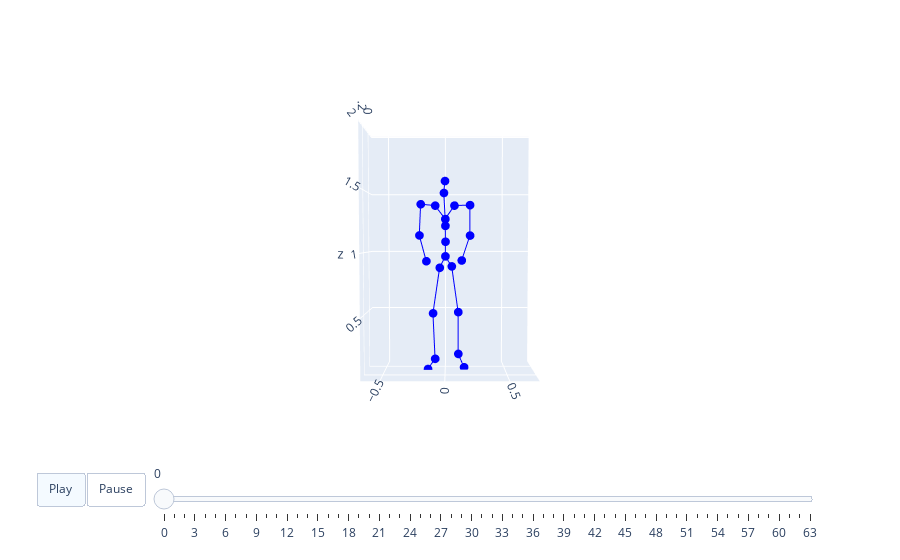
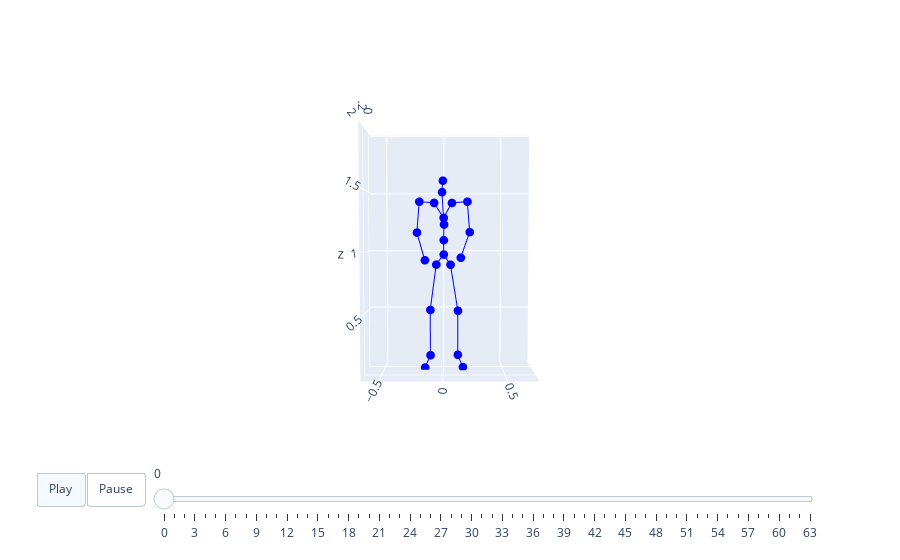

Here is the notebook cell these charts were saved with, in order:
### Code cell
std = np.load('./exit/t2m-std.npy')
mean = np.load('./exit/t2m-mean.npy')
args.sep_uplow = True
for nb_iter in tqdm(range(1, 2)):
    #[256,64,263]
    gt_motion = next(train_loader_iter)
    gt_motion = gt_motion.cuda().float() # bs, nb_joints, joints_dim, seq_len
    
    if args.sep_uplow:
        pred_motion, loss_commit, perplexity = netv2(gt_motion, idx_noise=0)
    elif args.sep_multi:
        pred_motion, loss_commit, perplexity = netv2(gt_motion, idx_noise=0)
    else:
        pred_motion, loss_commit, perplexity = netv2(gt_motion)
    #对于每个batch的motion进行可视化
    file_name = '_'+f'motion{nb_iter}'
    print(torch.equal(gt_motion, pred_motion))
    print('gt_motion:{}, pred_motion:{}'.format(gt_motion.shape, pred_motion.shape))
    print('gt_motion:')
    gt_motion = gt_motion[0, :64].detach().cpu().numpy() * val_loader.dataset.std + val_loader.dataset.mean
    gt_motion = recover_from_ric(torch.from_numpy(gt_motion).float(), 22).numpy()
    animate3d(gt_motion, BONE_LINK=t2m_bone, first_total_standard=63)
    print('pred_motion:')
    pred_motion = pred_motion[0, :64].detach().cpu().numpy() * val_loader.dataset.std + val_loader.dataset.mean
    pred_motion = recover_from_ric(torch.from_numpy(pred_motion).float(), 22).numpy()
    animate3d(pred_motion, BONE_LINK=t2m_bone, first_total_standard=63)

### Figure 1 — Plotly figure (JSON) as saved in the notebook; plotly's stock layout.template omitted (floating-point values rounded to 4 significant figures)
{"data": [{"marker": {"color": "blue", "size": 3}, "mode": "lines+markers", "name": "Nodes0", "type": "scatter3d", "x": [0, -0.009163, null, -0.009163, 0.02379, null, 0.02379, -0.05827, null, -0.05827, 0.07398, null, 0, -0.01199, null, -0.01199, 0.1235, null, 0.1235, -0.04203, null, -0.04203, 0.0691, null, 0, -0.04431, null, -0.04431, 0.003402, null, 0.003402, 0.01263, null, 0.01263, 0.01643, null, 0.01643, 0.05949, null, 0.01263, 0.0002147, null, 0.0002147, 0.01939, null, 0.01939, -0.0007551, null, -0.0007551, 0.1542, null, 0.01263, 0.007947, null, 0.007947, 0.01324, null, 0.01324, -0.0006994, null, -0.0006994, 0.1545, null], "y": [0, -0.0484, null, -0.0484, -0.1046, null, -0.1046, -0.09041, null, -0.09041, -0.1452, null, 0, 0.05438, null, 0.05438, 0.107, null, 0.107, 0.1113, null, 0.1113, 0.1574, null, 0, 0.0002406, null, 0.0002406, 0.0001814, null, 0.0001814, -0.0005425, null, -0.0005425, -0.0121, null, -0.0121, -0.002466, null, -0.0005425, -0.08628, null, -0.08628, -0.2073, null, -0.2073, -0.2209, null, -0.2209, -0.1521, null, -0.0005425, 0.07667, null, 0.07667, 0.2081, null, 0.2081, 0.2096, null, 0.2096, 0.134, null], "z": [0.9628, 0.8646, null, 0.8646, 0.4799, null, 0.4799, 0.06249, null, 0.06249, 0.01966, null, 0.9628, 0.8761, null, 0.8761, 0.5103, null, 0.5103, 0.1108, null, 0.1108, 0.03289, null, 0.9628, 1.087, null, 1.087, 1.222, null, 1.222, 1.278, null, 1.278, 1.497, null, 1.497, 1.59, null, 1.278, 1.393, null, 1.393, 1.403, null, 1.403, 1.141, null, 1.141, 0.9306, null, 1.278, 1.392, null, 1.392, 1.396, null, 1.396, 1.139, null, 1.139, 0.9368, null]}, {"marker": {"color": "red", "size": 3}, "mode": "lines+markers", "name": "Nodes1", "type": "scatter3d", "x": [], "y": [], "z": []}], "layout": {"scene": {"aspectmode": "manual", "aspectratio": {"x": 0.4603, "y": 1.38, "z": 1.989}, "camera": {"eye": {"x": 3, "y": 0, "z": 0.1}}, "xaxis": {"range": [-0.131, 0.3293], "visible": true}, "yaxis": {"range": [-0.6498, 0.7302], "visible": true}, "zaxis": {"range": [0.01636, 2.005], "visible": true}}, "sliders": [{"len": 0.9, "pad": {"b": 10, "t": 60}, "steps": [{"args": [["frame0"], {"frame": {"duration": 0}, "fromcurrent": true, "mode": "immediate", "transition": {"duration": 0, "easing": "linear"}}], "label": "0", "method": "animate"}, {"args": [["frame1"], {"frame": {"duration": 0}, "fromcurrent": true, "mode": "immediate", "transition": {"duration": 0, "easing": "linear"}}], "label": "1", "method": "animate"}, {"args": [["frame2"], {"frame": {"duration": 0}, "fromcurrent": true, "mode": "immediate", "transition": {"duration": 0, "easing": "linear"}}], "label": "2", "method": "animate"}, {"args": [["frame3"], {"frame": {"duration": 0}, "fromcurrent": true, "mode": "immediate", "transition": {"duration": 0, "easing": "linear"}}], "label": "3", "method": "animate"}, {"args": [["frame4"], {"frame": {"duration": 0}, "fromcurrent": true, "mode": "immediate", "transition": {"duration": 0, "easing": "linear"}}], "label": "4", "method": "animate"}, {"args": [["frame5"], {"frame": {"duration": 0}, "fromcurrent": true, "mode": "immediate", "transition": {"duration": 0, "easing": "linear"}}], "label": "5", "method": "animate"}, {"args": [["frame6"], {"frame": {"duration": 0}, "fromcurrent": true, "mode": "immediate", "transition": {"duration": 0, "easing": "linear"}}], "label": "6", "method": "animate"}, {"args": [["frame7"], {"frame": {"duration": 0}, "fromcurrent": true, "mode": "immediate", "transition": {"duration": 0, "easing": "linear"}}], "label": "7", "method": "animate"}, {"args": [["frame8"], {"frame": {"duration": 0}, "fromcurrent": true, "mode": "immediate", "transition": {"duration": 0, "easing": "linear"}}], "label": "8", "method": "animate"}, {"args": [["frame9"], {"frame": {"duration": 0}, "fromcurrent": true, "mode": "immediate", "transition": {"duration": 0, "easing": "linear"}}], "label": "9", "method": "animate"}, {"args": [["frame10"], {"frame": {"duration": 0}, "fromcurrent": true, "mode": "immediate", "transition": {"duration": 0, "easing": "linear"}}], "label": "10", "method": "animate"}, {"args": [["frame11"], {"frame": {"duration": 0}, "fromcurrent": true, "mode": "immediate", "transition": {"duration": 0, "easing": "linear"}}], "label": "11", "method": "animate"}, {"args": [["frame12"], {"frame": {"duration": 0}, "fromcurrent": true, "mode": "immediate", "transition": {"duration": 0, "easing": "linear"}}], "label": "12", "method": "animate"}, {"args": [["frame13"], {"frame": {"duration": 0}, "fromcurrent": true, "mode": "immediate", "transition": {"duration": 0, "easing": "linear"}}], "label": "13", "method": "animate"}, {"args": [["frame14"], {"frame": {"duration": 0}, "fromcurrent": true, "mode": "immediate", "transition": {"duration": 0, "easing": "linear"}}], "label": "14", "method": "animate"}, {"args": [["frame15"], {"frame": {"duration": 0}, "fromcurrent": true, "mode": "immediate", "transition": {"duration": 0, "easing": "linear"}}], "label": "15", "method": "animate"}, {"args": [["frame16"], {"frame": {"duration": 0}, "fromcurrent": true, "mode": "immediate", "transition": {"duration": 0, "easing": "linear"}}], "label": "16", "method": "animate"}, {"args": [["frame17"], {"frame": {"duration": 0}, "fromcurrent": true, "mode": "immediate", "transition": {"duration": 0, "easing": "linear"}}], "label": "17", "method": "animate"}, {"args": [["frame18"], {"frame": {"duration": 0}, "fromcurrent": true, "mode": "immediate", "transition": {"duration": 0, "easing": "linear"}}], "label": "18", "method": "animate"}, {"args": [["frame19"], {"frame": {"duration": 0}, "fromcurrent": true, "mode": "immediate", "transition": {"duration": 0, "easing": "linear"}}], "label": "19", "method": "animate"}, {"args": [["frame20"], {"frame": {"duration": 0}, "fromcurrent": true, "mode": "immediate", "transition": {"duration": 0, "easing": "linear"}}], "label": "20", "method": "animate"}, {"args": [["frame21"], {"frame": {"duration": 0}, "fromcurrent": true, "mode": "immediate", "transition": {"duration": 0, "easing": "linear"}}], "label": "21", "method": "animate"}, {"args": [["frame22"], {"frame": {"duration": 0}, "fromcurrent": true, "mode": "immediate", "transition": {"duration": 0, "easing": "linear"}}], "label": "22", "method": "animate"}, {"args": [["frame23"], {"frame": {"duration": 0}, "fromcurrent": true, "mode": "immediate", "transition": {"duration": 0, "easing": "linear"}}], "label": "23", "method": "animate"}, {"args": [["frame24"], {"frame": {"duration": 0}, "fromcurrent": true, "mode": "immediate", "transition": {"duration": 0, "easing": "linear"}}], "label": "24", "method": "animate"}, {"args": [["frame25"], {"frame": {"duration": 0}, "fromcurrent": true, "mode": "immediate", "transition": {"duration": 0, "easing": "linear"}}], "label": "25", "method": "animate"}, {"args": [["frame26"], {"frame": {"duration": 0}, "fromcurrent": true, "mode": "immediate", "transition": {"duration": 0, "easing": "linear"}}], "label": "26", "method": "animate"}, {"args": [["frame27"], {"frame": {"duration": 0}, "fromcurrent": true, "mode": "immediate", "transition": {"duration": 0, "easing": "linear"}}], "label": "27", "method": "animate"}, {"args": [["frame28"], {"frame": {"duration": 0}, "fromcurrent": true, "mode": "immediate", "transition": {"duration": 0, "easing": "linear"}}], "label": "28", "method": "animate"}, {"args": [["frame29"], {"frame": {"duration": 0}, "fromcurrent": true, "mode": "immediate", "transition": {"duration": 0, "easing": "linear"}}], "label": "29", "method": "animate"}, {"args": [["frame30"], {"frame": {"duration": 0}, "fromcurrent": true, "mode": "immediate", "transition": {"duration": 0, "easing": "linear"}}], "label": "30", "method": "animate"}, {"args": [["frame31"], {"frame": {"duration": 0}, "fromcurrent": true, "mode": "immediate", "transition": {"duration": 0, "easing": "linear"}}], "label": "31", "method": "animate"}, {"args": [["frame32"], {"frame": {"duration": 0}, "fromcurrent": true, "mode": "immediate", "transition": {"duration": 0, "easing": "linear"}}], "label": "32", "method": "animate"}, {"args": [["frame33"], {"frame": {"duration": 0}, "fromcurrent": true, "mode": "immediate", "transition": {"duration": 0, "easing": "linear"}}], "label": "33", "method": "animate"}, {"args": [["frame34"], {"frame": {"duration": 0}, "fromcurrent": true, "mode": "immediate", "transition": {"duration": 0, "easing": "linear"}}], "label": "34", "method": "animate"}, {"args": [["frame35"], {"frame": {"duration": 0}, "fromcurrent": true, "mode": "immediate", "transition": {"duration": 0, "easing": "linear"}}], "label": "35", "method": "animate"}, {"args": [["frame36"], {"frame": {"duration": 0}, "fromcurrent": true, "mode": "immediate", "transition": {"duration": 0, "easing": "linear"}}], "label": "36", "method": "animate"}, {"args": [["frame37"], {"frame": {"duration": 0}, "fromcurrent": true, "mode": "immediate", "transition": {"duration": 0, "easing": "linear"}}], "label": "37", "method": "animate"}, {"args": [["frame38"], {"frame": {"duration": 0}, "fromcurrent": true, "mode": "immediate", "transition": {"duration": 0, "easing": "linear"}}], "label": "38", "method": "animate"}, {"args": [["frame39"], {"frame": {"duration": 0}, "fromcurrent": true, "mode": "immediate", "transition": {"duration": 0, "easing": "linear"}}], "label": "39", "method": "animate"}, {"args": [["frame40"], {"frame": {"duration": 0}, "fromcurrent": true, "mode": "immediate", "transition": {"duration": 0, "easing": "linear"}}], "label": "40", "method": "animate"}, {"args": [["frame41"], {"frame": {"duration": 0}, "fromcurrent": true, "mode": "immediate", "transition": {"duration": 0, "easing": "linear"}}], "label": "41", "method": "animate"}, {"args": [["frame42"], {"frame": {"duration": 0}, "fromcurrent": true, "mode": "immediate", "transition": {"duration": 0, "easing": "linear"}}], "label": "42", "method": "animate"}, {"args": [["frame43"], {"frame": {"duration": 0}, "fromcurrent": true, "mode": "immediate", "transition": {"duration": 0, "easing": "linear"}}], "label": "43", "method": "animate"}, {"args": [["frame44"], {"frame": {"duration": 0}, "fromcurrent": true, "mode": "immediate", "transition": {"duration": 0, "easing": "linear"}}], "label": "44", "method": "animate"}, {"args": [["frame45"], {"frame": {"duration": 0}, "fromcurrent": true, "mode": "immediate", "transition": {"duration": 0, "easing": "linear"}}], "label": "45", "method": "animate"}, {"args": [["frame46"], {"frame": {"duration": 0}, "fromcurrent": true, "mode": "immediate", "transition": {"duration": 0, "easing": "linear"}}], "label": "46", "method": "animate"}, {"args": [["frame47"], {"frame": {"duration": 0}, "fromcurrent": true, "mode": "immediate", "transition": {"duration": 0, "easing": "linear"}}], "label": "47", "method": "animate"}, {"args": [["frame48"], {"frame": {"duration": 0}, "fromcurrent": true, "mode": "immediate", "transition": {"duration": 0, "easing": "linear"}}], "label": "48", "method": "animate"}, {"args": [["frame49"], {"frame": {"duration": 0}, "fromcurrent": true, "mode": "immediate", "transition": {"duration": 0, "easing": "linear"}}], "label": "49", "method": "animate"}, {"args": [["frame50"], {"frame": {"duration": 0}, "fromcurrent": true, "mode": "immediate", "transition": {"duration": 0, "easing": "linear"}}], "label": "50", "method": "animate"}, {"args": [["frame51"], {"frame": {"duration": 0}, "fromcurrent": true, "mode": "immediate", "transition": {"duration": 0, "easing": "linear"}}], "label": "51", "method": "animate"}, {"args": [["frame52"], {"frame": {"duration": 0}, "fromcurrent": true, "mode": "immediate", "transition": {"duration": 0, "easing": "linear"}}], "label": "52", "method": "animate"}, {"args": [["frame53"], {"frame": {"duration": 0}, "fromcurrent": true, "mode": "immediate", "transition": {"duration": 0, "easing": "linear"}}], "label": "53", "method": "animate"}, {"args": [["frame54"], {"frame": {"duration": 0}, "fromcurrent": true, "mode": "immediate", "transition": {"duration": 0, "easing": "linear"}}], "label": "54", "method": "animate"}, {"args": [["frame55"], {"frame": {"duration": 0}, "fromcurrent": true, "mode": "immediate", "transition": {"duration": 0, "easing": "linear"}}], "label": "55", "method": "animate"}, {"args": [["frame56"], {"frame": {"duration": 0}, "fromcurrent": true, "mode": "immediate", "transition": {"duration": 0, "easing": "linear"}}], "label": "56", "method": "animate"}, {"args": [["frame57"], {"frame": {"duration": 0}, "fromcurrent": true, "mode": "immediate", "transition": {"duration": 0, "easing": "linear"}}], "label": "57", "method": "animate"}, {"args": [["frame58"], {"frame": {"duration": 0}, "fromcurrent": true, "mode": "immediate", "transition": {"duration": 0, "easing": "linear"}}], "label": "58", "method": "animate"}, {"args": [["frame59"], {"frame": {"duration": 0}, "fromcurrent": true, "mode": "immediate", "transition": {"duration": 0, "easing": "linear"}}], "label": "59", "method": "animate"}, {"args": [["frame60"], {"frame": {"duration": 0}, "fromcurrent": true, "mode": "immediate", "transition": {"duration": 0, "easing": "linear"}}], "label": "60", "method": "animate"}, {"args": [["frame61"], {"frame": {"duration": 0}, "fromcurrent": true, "mode": "immediate", "transition": {"duration": 0, "easing": "linear"}}], "label": "61", "method": "animate"}, {"args": [["frame62"], {"frame": {"duration": 0}, "fromcurrent": true, "mode": "immediate", "transition": {"duration": 0, "easing": "linear"}}], "label": "62", "method": "animate"}, {"args": [["frame63"], {"frame": {"duration": 0}, "fromcurrent": true, "mode": "immediate", "transition": {"duration": 0, "easing": "linear"}}], "label": "63", "method": "animate"}], "x": 0.1, "y": 0}], "updatemenus": [{"buttons": [{"args": [null, {"frame": {"duration": 40}, "fromcurrent": true, "mode": "immediate", "transition": {"duration": 40, "easing": "linear"}}], "label": "Play", "method": "animate"}, {"args": [[null], {"frame": {"duration": 0}, "fromcurrent": true, "mode": "immediate", "transition": {"duration": 0, "easing": "linear"}}], "label": "Pause", "method": "animate"}], "direction": "left", "pad": {"r": 10, "t": 70}, "type": "buttons", "x": 0.1, "y": 0}]}}

### Figure 2 — Plotly figure (JSON) as saved in the notebook; plotly's stock layout.template omitted (floating-point values rounded to 4 significant figures)
{"data": [{"marker": {"color": "blue", "size": 3}, "mode": "lines+markers", "name": "Nodes0", "type": "scatter3d", "x": [0, -0.00624, null, -0.00624, 0.02816, null, 0.02816, -0.05685, null, -0.05685, 0.07052, null, 0, -0.003539, null, -0.003539, 0.07734, null, 0.07734, -0.04051, null, -0.04051, 0.08021, null, 0, -0.04775, null, -0.04775, 9.235e-05, null, 9.235e-05, 0.01024, null, 0.01024, 0.0036, null, 0.0036, 0.05304, null, 0.01024, 0.009886, null, 0.009886, 0.03034, null, 0.03034, 0.0129, null, 0.0129, 0.1371, null, 0.01024, 0.005946, null, 0.005946, 0.03022, null, 0.03022, 0.008898, null, 0.008898, 0.1372, null], "y": [0, -0.06378, null, -0.06378, -0.1137, null, -0.1137, -0.1176, null, -0.1176, -0.1559, null, 0, 0.05826, null, 0.05826, 0.1203, null, 0.1203, 0.122, null, 0.122, 0.1622, null, 0, -0.0004649, null, -0.0004649, 0.002711, null, 0.002711, -0.0001947, null, -0.0001947, -0.01386, null, -0.01386, -0.005981, null, -0.0001947, -0.08136, null, -0.08136, -0.2051, null, -0.2051, -0.2272, null, -0.2272, -0.1514, null, -0.0001947, 0.06972, null, 0.06972, 0.2006, null, 0.2006, 0.2219, null, 0.2219, 0.1421, null], "z": [0.9716, 0.885, null, 0.885, 0.5004, null, 0.5004, 0.08408, null, 0.08408, 0.01971, null, 0.9716, 0.8844, null, 0.8844, 0.5036, null, 0.5036, 0.09303, null, 0.09303, 0.02713, null, 0.9716, 1.094, null, 1.094, 1.228, null, 1.228, 1.284, null, 1.284, 1.502, null, 1.502, 1.591, null, 1.284, 1.411, null, 1.411, 1.419, null, 1.419, 1.159, null, 1.159, 0.931, null, 1.284, 1.41, null, 1.41, 1.418, null, 1.418, 1.163, null, 1.163, 0.9515, null]}, {"marker": {"color": "red", "size": 3}, "mode": "lines+markers", "name": "Nodes1", "type": "scatter3d", "x": [], "y": [], "z": []}], "layout": {"scene": {"aspectmode": "manual", "aspectratio": {"x": 0.4391, "y": 1.384, "z": 2.002}, "camera": {"eye": {"x": 3, "y": 0, "z": 0.1}}, "xaxis": {"range": [-0.1055, 0.3336], "visible": true}, "yaxis": {"range": [-0.6372, 0.7466], "visible": true}, "zaxis": {"range": [0.004476, 2.006], "visible": true}}, "sliders": [{"len": 0.9, "pad": {"b": 10, "t": 60}, "steps": [{"args": [["frame0"], {"frame": {"duration": 0}, "fromcurrent": true, "mode": "immediate", "transition": {"duration": 0, "easing": "linear"}}], "label": "0", "method": "animate"}, {"args": [["frame1"], {"frame": {"duration": 0}, "fromcurrent": true, "mode": "immediate", "transition": {"duration": 0, "easing": "linear"}}], "label": "1", "method": "animate"}, {"args": [["frame2"], {"frame": {"duration": 0}, "fromcurrent": true, "mode": "immediate", "transition": {"duration": 0, "easing": "linear"}}], "label": "2", "method": "animate"}, {"args": [["frame3"], {"frame": {"duration": 0}, "fromcurrent": true, "mode": "immediate", "transition": {"duration": 0, "easing": "linear"}}], "label": "3", "method": "animate"}, {"args": [["frame4"], {"frame": {"duration": 0}, "fromcurrent": true, "mode": "immediate", "transition": {"duration": 0, "easing": "linear"}}], "label": "4", "method": "animate"}, {"args": [["frame5"], {"frame": {"duration": 0}, "fromcurrent": true, "mode": "immediate", "transition": {"duration": 0, "easing": "linear"}}], "label": "5", "method": "animate"}, {"args": [["frame6"], {"frame": {"duration": 0}, "fromcurrent": true, "mode": "immediate", "transition": {"duration": 0, "easing": "linear"}}], "label": "6", "method": "animate"}, {"args": [["frame7"], {"frame": {"duration": 0}, "fromcurrent": true, "mode": "immediate", "transition": {"duration": 0, "easing": "linear"}}], "label": "7", "method": "animate"}, {"args": [["frame8"], {"frame": {"duration": 0}, "fromcurrent": true, "mode": "immediate", "transition": {"duration": 0, "easing": "linear"}}], "label": "8", "method": "animate"}, {"args": [["frame9"], {"frame": {"duration": 0}, "fromcurrent": true, "mode": "immediate", "transition": {"duration": 0, "easing": "linear"}}], "label": "9", "method": "animate"}, {"args": [["frame10"], {"frame": {"duration": 0}, "fromcurrent": true, "mode": "immediate", "transition": {"duration": 0, "easing": "linear"}}], "label": "10", "method": "animate"}, {"args": [["frame11"], {"frame": {"duration": 0}, "fromcurrent": true, "mode": "immediate", "transition": {"duration": 0, "easing": "linear"}}], "label": "11", "method": "animate"}, {"args": [["frame12"], {"frame": {"duration": 0}, "fromcurrent": true, "mode": "immediate", "transition": {"duration": 0, "easing": "linear"}}], "label": "12", "method": "animate"}, {"args": [["frame13"], {"frame": {"duration": 0}, "fromcurrent": true, "mode": "immediate", "transition": {"duration": 0, "easing": "linear"}}], "label": "13", "method": "animate"}, {"args": [["frame14"], {"frame": {"duration": 0}, "fromcurrent": true, "mode": "immediate", "transition": {"duration": 0, "easing": "linear"}}], "label": "14", "method": "animate"}, {"args": [["frame15"], {"frame": {"duration": 0}, "fromcurrent": true, "mode": "immediate", "transition": {"duration": 0, "easing": "linear"}}], "label": "15", "method": "animate"}, {"args": [["frame16"], {"frame": {"duration": 0}, "fromcurrent": true, "mode": "immediate", "transition": {"duration": 0, "easing": "linear"}}], "label": "16", "method": "animate"}, {"args": [["frame17"], {"frame": {"duration": 0}, "fromcurrent": true, "mode": "immediate", "transition": {"duration": 0, "easing": "linear"}}], "label": "17", "method": "animate"}, {"args": [["frame18"], {"frame": {"duration": 0}, "fromcurrent": true, "mode": "immediate", "transition": {"duration": 0, "easing": "linear"}}], "label": "18", "method": "animate"}, {"args": [["frame19"], {"frame": {"duration": 0}, "fromcurrent": true, "mode": "immediate", "transition": {"duration": 0, "easing": "linear"}}], "label": "19", "method": "animate"}, {"args": [["frame20"], {"frame": {"duration": 0}, "fromcurrent": true, "mode": "immediate", "transition": {"duration": 0, "easing": "linear"}}], "label": "20", "method": "animate"}, {"args": [["frame21"], {"frame": {"duration": 0}, "fromcurrent": true, "mode": "immediate", "transition": {"duration": 0, "easing": "linear"}}], "label": "21", "method": "animate"}, {"args": [["frame22"], {"frame": {"duration": 0}, "fromcurrent": true, "mode": "immediate", "transition": {"duration": 0, "easing": "linear"}}], "label": "22", "method": "animate"}, {"args": [["frame23"], {"frame": {"duration": 0}, "fromcurrent": true, "mode": "immediate", "transition": {"duration": 0, "easing": "linear"}}], "label": "23", "method": "animate"}, {"args": [["frame24"], {"frame": {"duration": 0}, "fromcurrent": true, "mode": "immediate", "transition": {"duration": 0, "easing": "linear"}}], "label": "24", "method": "animate"}, {"args": [["frame25"], {"frame": {"duration": 0}, "fromcurrent": true, "mode": "immediate", "transition": {"duration": 0, "easing": "linear"}}], "label": "25", "method": "animate"}, {"args": [["frame26"], {"frame": {"duration": 0}, "fromcurrent": true, "mode": "immediate", "transition": {"duration": 0, "easing": "linear"}}], "label": "26", "method": "animate"}, {"args": [["frame27"], {"frame": {"duration": 0}, "fromcurrent": true, "mode": "immediate", "transition": {"duration": 0, "easing": "linear"}}], "label": "27", "method": "animate"}, {"args": [["frame28"], {"frame": {"duration": 0}, "fromcurrent": true, "mode": "immediate", "transition": {"duration": 0, "easing": "linear"}}], "label": "28", "method": "animate"}, {"args": [["frame29"], {"frame": {"duration": 0}, "fromcurrent": true, "mode": "immediate", "transition": {"duration": 0, "easing": "linear"}}], "label": "29", "method": "animate"}, {"args": [["frame30"], {"frame": {"duration": 0}, "fromcurrent": true, "mode": "immediate", "transition": {"duration": 0, "easing": "linear"}}], "label": "30", "method": "animate"}, {"args": [["frame31"], {"frame": {"duration": 0}, "fromcurrent": true, "mode": "immediate", "transition": {"duration": 0, "easing": "linear"}}], "label": "31", "method": "animate"}, {"args": [["frame32"], {"frame": {"duration": 0}, "fromcurrent": true, "mode": "immediate", "transition": {"duration": 0, "easing": "linear"}}], "label": "32", "method": "animate"}, {"args": [["frame33"], {"frame": {"duration": 0}, "fromcurrent": true, "mode": "immediate", "transition": {"duration": 0, "easing": "linear"}}], "label": "33", "method": "animate"}, {"args": [["frame34"], {"frame": {"duration": 0}, "fromcurrent": true, "mode": "immediate", "transition": {"duration": 0, "easing": "linear"}}], "label": "34", "method": "animate"}, {"args": [["frame35"], {"frame": {"duration": 0}, "fromcurrent": true, "mode": "immediate", "transition": {"duration": 0, "easing": "linear"}}], "label": "35", "method": "animate"}, {"args": [["frame36"], {"frame": {"duration": 0}, "fromcurrent": true, "mode": "immediate", "transition": {"duration": 0, "easing": "linear"}}], "label": "36", "method": "animate"}, {"args": [["frame37"], {"frame": {"duration": 0}, "fromcurrent": true, "mode": "immediate", "transition": {"duration": 0, "easing": "linear"}}], "label": "37", "method": "animate"}, {"args": [["frame38"], {"frame": {"duration": 0}, "fromcurrent": true, "mode": "immediate", "transition": {"duration": 0, "easing": "linear"}}], "label": "38", "method": "animate"}, {"args": [["frame39"], {"frame": {"duration": 0}, "fromcurrent": true, "mode": "immediate", "transition": {"duration": 0, "easing": "linear"}}], "label": "39", "method": "animate"}, {"args": [["frame40"], {"frame": {"duration": 0}, "fromcurrent": true, "mode": "immediate", "transition": {"duration": 0, "easing": "linear"}}], "label": "40", "method": "animate"}, {"args": [["frame41"], {"frame": {"duration": 0}, "fromcurrent": true, "mode": "immediate", "transition": {"duration": 0, "easing": "linear"}}], "label": "41", "method": "animate"}, {"args": [["frame42"], {"frame": {"duration": 0}, "fromcurrent": true, "mode": "immediate", "transition": {"duration": 0, "easing": "linear"}}], "label": "42", "method": "animate"}, {"args": [["frame43"], {"frame": {"duration": 0}, "fromcurrent": true, "mode": "immediate", "transition": {"duration": 0, "easing": "linear"}}], "label": "43", "method": "animate"}, {"args": [["frame44"], {"frame": {"duration": 0}, "fromcurrent": true, "mode": "immediate", "transition": {"duration": 0, "easing": "linear"}}], "label": "44", "method": "animate"}, {"args": [["frame45"], {"frame": {"duration": 0}, "fromcurrent": true, "mode": "immediate", "transition": {"duration": 0, "easing": "linear"}}], "label": "45", "method": "animate"}, {"args": [["frame46"], {"frame": {"duration": 0}, "fromcurrent": true, "mode": "immediate", "transition": {"duration": 0, "easing": "linear"}}], "label": "46", "method": "animate"}, {"args": [["frame47"], {"frame": {"duration": 0}, "fromcurrent": true, "mode": "immediate", "transition": {"duration": 0, "easing": "linear"}}], "label": "47", "method": "animate"}, {"args": [["frame48"], {"frame": {"duration": 0}, "fromcurrent": true, "mode": "immediate", "transition": {"duration": 0, "easing": "linear"}}], "label": "48", "method": "animate"}, {"args": [["frame49"], {"frame": {"duration": 0}, "fromcurrent": true, "mode": "immediate", "transition": {"duration": 0, "easing": "linear"}}], "label": "49", "method": "animate"}, {"args": [["frame50"], {"frame": {"duration": 0}, "fromcurrent": true, "mode": "immediate", "transition": {"duration": 0, "easing": "linear"}}], "label": "50", "method": "animate"}, {"args": [["frame51"], {"frame": {"duration": 0}, "fromcurrent": true, "mode": "immediate", "transition": {"duration": 0, "easing": "linear"}}], "label": "51", "method": "animate"}, {"args": [["frame52"], {"frame": {"duration": 0}, "fromcurrent": true, "mode": "immediate", "transition": {"duration": 0, "easing": "linear"}}], "label": "52", "method": "animate"}, {"args": [["frame53"], {"frame": {"duration": 0}, "fromcurrent": true, "mode": "immediate", "transition": {"duration": 0, "easing": "linear"}}], "label": "53", "method": "animate"}, {"args": [["frame54"], {"frame": {"duration": 0}, "fromcurrent": true, "mode": "immediate", "transition": {"duration": 0, "easing": "linear"}}], "label": "54", "method": "animate"}, {"args": [["frame55"], {"frame": {"duration": 0}, "fromcurrent": true, "mode": "immediate", "transition": {"duration": 0, "easing": "linear"}}], "label": "55", "method": "animate"}, {"args": [["frame56"], {"frame": {"duration": 0}, "fromcurrent": true, "mode": "immediate", "transition": {"duration": 0, "easing": "linear"}}], "label": "56", "method": "animate"}, {"args": [["frame57"], {"frame": {"duration": 0}, "fromcurrent": true, "mode": "immediate", "transition": {"duration": 0, "easing": "linear"}}], "label": "57", "method": "animate"}, {"args": [["frame58"], {"frame": {"duration": 0}, "fromcurrent": true, "mode": "immediate", "transition": {"duration": 0, "easing": "linear"}}], "label": "58", "method": "animate"}, {"args": [["frame59"], {"frame": {"duration": 0}, "fromcurrent": true, "mode": "immediate", "transition": {"duration": 0, "easing": "linear"}}], "label": "59", "method": "animate"}, {"args": [["frame60"], {"frame": {"duration": 0}, "fromcurrent": true, "mode": "immediate", "transition": {"duration": 0, "easing": "linear"}}], "label": "60", "method": "animate"}, {"args": [["frame61"], {"frame": {"duration": 0}, "fromcurrent": true, "mode": "immediate", "transition": {"duration": 0, "easing": "linear"}}], "label": "61", "method": "animate"}, {"args": [["frame62"], {"frame": {"duration": 0}, "fromcurrent": true, "mode": "immediate", "transition": {"duration": 0, "easing": "linear"}}], "label": "62", "method": "animate"}, {"args": [["frame63"], {"frame": {"duration": 0}, "fromcurrent": true, "mode": "immediate", "transition": {"duration": 0, "easing": "linear"}}], "label": "63", "method": "animate"}], "x": 0.1, "y": 0}], "updatemenus": [{"buttons": [{"args": [null, {"frame": {"duration": 40}, "fromcurrent": true, "mode": "immediate", "transition": {"duration": 40, "easing": "linear"}}], "label": "Play", "method": "animate"}, {"args": [[null], {"frame": {"duration": 0}, "fromcurrent": true, "mode": "immediate", "transition": {"duration": 0, "easing": "linear"}}], "label": "Pause", "method": "animate"}], "direction": "left", "pad": {"r": 10, "t": 70}, "type": "buttons", "x": 0.1, "y": 0}]}}
